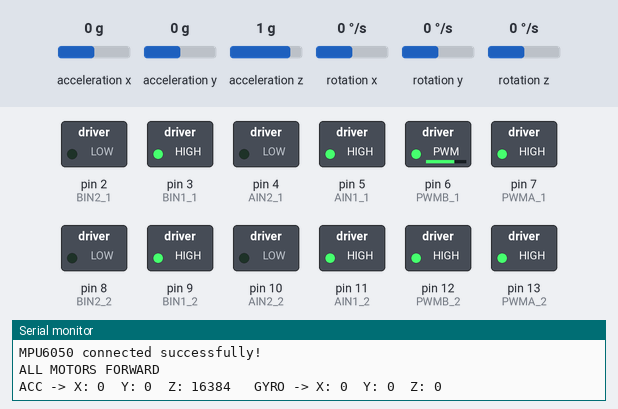
The sketch below on a simulated Arduino Uno, built with avr-gcc and run on an emulated ATmega328P. Parts: switched loads named in the sketch (green lamp = pin HIGH), the last lines printed to the serial monitor. The inputs (shaded band) are chosen by the test bench; at power-on: acceleration x 0 g, acceleration y 0 g, acceleration z 1 g, rotation x 0 °/s, rotation y 0 °/s, rotation z 0 °/s.

Above: at 1.05 s.
At 4.95 s:
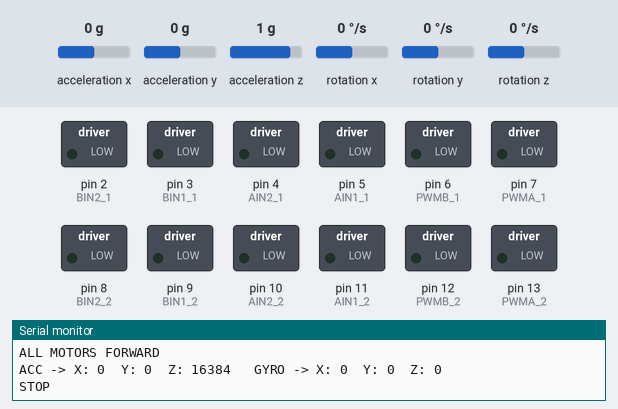
At 7.95 s:
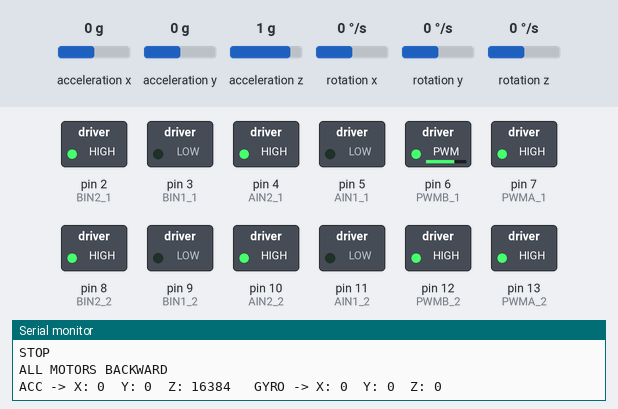
Timing chart, 0 to 12.7 s (numbered marks = the images above):
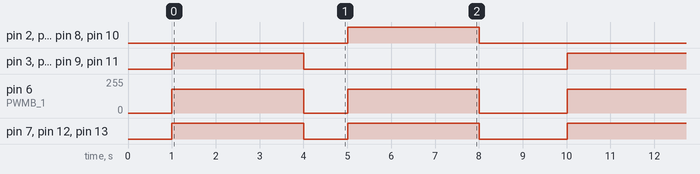

The sketch:

hardware_test.ino
```cpp
#include <Wire.h>
#include <MPU6050.h>

MPU6050 mpu;

// =====================================================
// TB6612FNG #1  (MOTOR 1 + MOTOR 2)
// =====================================================

// Motor 1
const int AIN1_1 = 5;
const int AIN2_1 = 4;
const int PWMA_1 = 7;

// Motor 2
const int BIN1_1 = 3;
const int BIN2_1 = 2;
const int PWMB_1 = 6;


// =====================================================
// TB6612FNG #2  (MOTOR 3 + MOTOR 4)
// =====================================================

// Motor 3
const int AIN1_2 = 11;
const int AIN2_2 = 10;
const int PWMA_2 = 13;

// Motor 4
const int BIN1_2 = 9;
const int BIN2_2 = 8;
const int PWMB_2 = 12;

// =====================================================

void setup() {

  Serial.begin(115200);
  Serial.println("Starting 4 Motor + MPU6050 Test");

  // =====================================================
  // MPU6050
  // =====================================================

  Wire.begin();

  mpu.initialize();

  if (mpu.testConnection()) {
    Serial.println("MPU6050 connected successfully!");
  } else {
    Serial.println("MPU6050 connection failed!");
  }

  // =====================================================
  // MOTOR DRIVER 1
  // =====================================================

  pinMode(AIN1_1, OUTPUT);
  pinMode(AIN2_1, OUTPUT);
  pinMode(PWMA_1, OUTPUT);

  pinMode(BIN1_1, OUTPUT);
  pinMode(BIN2_1, OUTPUT);
  pinMode(PWMB_1, OUTPUT);

  // =====================================================
  // MOTOR DRIVER 2
  // =====================================================

  pinMode(AIN1_2, OUTPUT);
  pinMode(AIN2_2, OUTPUT);
  pinMode(PWMA_2, OUTPUT);

  pinMode(BIN1_2, OUTPUT);
  pinMode(BIN2_2, OUTPUT);
  pinMode(PWMB_2, OUTPUT);

  stopAllMotors();

  delay(1000);
}

void loop() {

  // =====================================================
  // TEST 1: ALL MOTORS FORWARD
  // =====================================================

  Serial.println("ALL MOTORS FORWARD");

  motor1Forward(180);
  motor2Forward(180);
  motor3Forward(180);
  motor4Forward(180);

  printIMU();

  delay(3000);

  // =====================================================
  // STOP
  // =====================================================

  Serial.println("STOP");

  stopAllMotors();

  delay(1000);

  // =====================================================
  // TEST 2: ALL MOTORS BACKWARD
  // =====================================================

  Serial.println("ALL MOTORS BACKWARD");

  motor1Backward(180);
  motor2Backward(180);
  motor3Backward(180);
  motor4Backward(180);

  printIMU();

  delay(3000);

  // =====================================================
  // STOP
  // =====================================================

  Serial.println("STOP");

  stopAllMotors();

  printIMU();

  delay(2000);
}

// =====================================================
// MOTOR 1
// =====================================================

void motor1Forward(int speedVal) {

  digitalWrite(AIN1_1, HIGH);
  digitalWrite(AIN2_1, LOW);

  analogWrite(PWMA_1, speedVal);
}

void motor1Backward(int speedVal) {

  digitalWrite(AIN1_1, LOW);
  digitalWrite(AIN2_1, HIGH);

  analogWrite(PWMA_1, speedVal);
}

// =====================================================
// MOTOR 2
// =====================================================

void motor2Forward(int speedVal) {

  digitalWrite(BIN1_1, HIGH);
  digitalWrite(BIN2_1, LOW);

  analogWrite(PWMB_1, speedVal);
}

void motor2Backward(int speedVal) {

  digitalWrite(BIN1_1, LOW);
  digitalWrite(BIN2_1, HIGH);

  analogWrite(PWMB_1, speedVal);
}

// =====================================================
// MOTOR 3
// =====================================================

void motor3Forward(int speedVal) {

  digitalWrite(AIN1_2, HIGH);
  digitalWrite(AIN2_2, LOW);

  analogWrite(PWMA_2, speedVal);
}

void motor3Backward(int speedVal) {

  digitalWrite(AIN1_2, LOW);
  digitalWrite(AIN2_2, HIGH);

  analogWrite(PWMA_2, speedVal);
}

// =====================================================
// MOTOR 4
// =====================================================

void motor4Forward(int speedVal) {

  digitalWrite(BIN1_2, HIGH);
  digitalWrite(BIN2_2, LOW);

  analogWrite(PWMB_2, speedVal);
}

void motor4Backward(int speedVal) {

  digitalWrite(BIN1_2, LOW);
  digitalWrite(BIN2_2, HIGH);

  analogWrite(PWMB_2, speedVal);
}

// =====================================================
// STOP ALL MOTORS
// =====================================================

void stopAllMotors() {

  analogWrite(PWMA_1, 0);
  analogWrite(PWMB_1, 0);

  analogWrite(PWMA_2, 0);
  analogWrite(PWMB_2, 0);

  digitalWrite(AIN1_1, LOW);
  digitalWrite(AIN2_1, LOW);

  digitalWrite(BIN1_1, LOW);
  digitalWrite(BIN2_1, LOW);

  digitalWrite(AIN1_2, LOW);
  digitalWrite(AIN2_2, LOW);

  digitalWrite(BIN1_2, LOW);
  digitalWrite(BIN2_2, LOW);
}

// =====================================================
// MPU6050 PRINT FUNCTION
// =====================================================

void printIMU() {

  int16_t ax, ay, az;
  int16_t gx, gy, gz;

  mpu.getMotion6(&ax, &ay, &az, &gx, &gy, &gz);

  Serial.print("ACC -> ");

  Serial.print("X: ");
  Serial.print(ax);

  Serial.print("  Y: ");
  Serial.print(ay);

  Serial.print("  Z: ");
  Serial.print(az);

  Serial.print("   GYRO -> ");

  Serial.print("X: ");
  Serial.print(gx);

  Serial.print("  Y: ");
  Serial.print(gy);

  Serial.print("  Z: ");
  Serial.println(gz);
}
```

Measured:
- by itself, pin 6 (PWMB_1): repeats every 9.0 s: 0/255 1.0 s, 180/255 3.0 s, 0/255 2.0 s, 180/255 3.0 s
- by itself, pin 7 (PWMA_1), pin 12 (PWMB_2), pin 13 (PWMA_2): repeats every 9.0 s: LOW 1.0 s, HIGH 3.0 s, LOW 2.0 s, HIGH 3.0 s
- by itself, pin 2 (BIN2_1), pin 3 (BIN1_1), pin 4 (AIN2_1), pin 5 (AIN1_1), pin 8 (BIN2_2), pin 9 (BIN1_2), pin 10 (AIN2_2), pin 11 (AIN1_2): alternates HIGH for 3.0 s and LOW for 6.0 s
